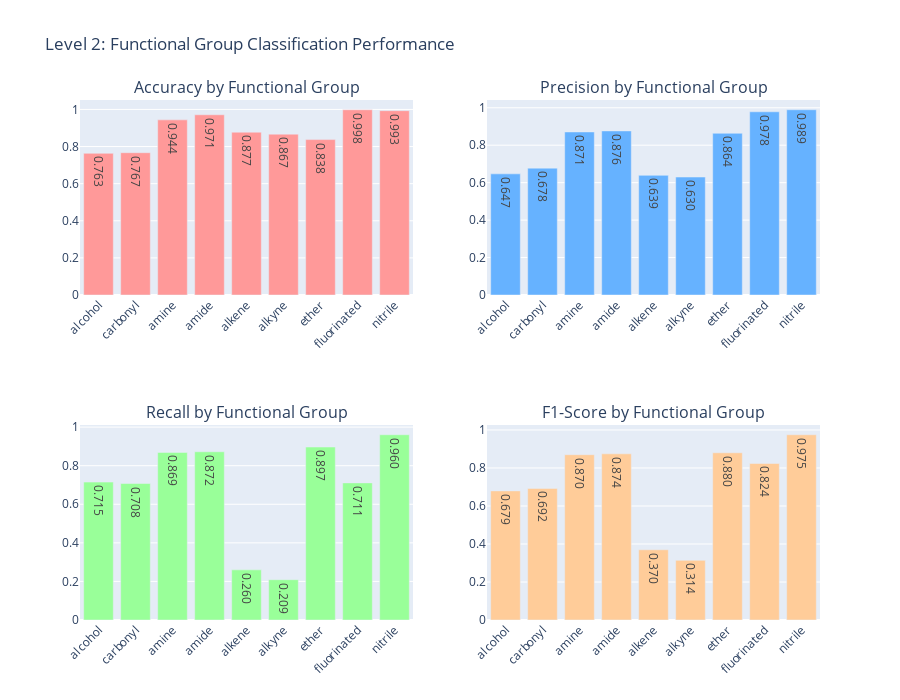

Here is the notebook cell this chart was saved with:
### Markdown cell above
### 📊 Level 2 Performance Visualization

### Code cell
# Create Level 2 performance visualization
fig = make_subplots(
    rows=2, cols=2,
    subplot_titles=('Accuracy by Functional Group', 'Precision by Functional Group', 
                   'Recall by Functional Group', 'F1-Score by Functional Group')
)

metrics_l2 = ['Accuracy', 'Precision', 'Recall', 'F1-Score']
colors_l2 = ['#FF9999', '#66B2FF', '#99FF99', '#FFCC99']

for i, metric in enumerate(metrics_l2):
    row = (i // 2) + 1
    col = (i % 2) + 1
    
    fig.add_trace(
        go.Bar(
            x=results_df['Group'],
            y=results_df[metric],
            name=metric,
            marker_color=colors_l2[i],
            text=[f'{val:.3f}' for val in results_df[metric]],
            textposition='auto'
        ),
        row=row, col=col
    )

fig.update_layout(
    title_text='Level 2: Functional Group Classification Performance',
    showlegend=False,
    height=700
)

# Rotate x-axis labels
fig.update_xaxes(tickangle=-45)

fig.show()

print('📊 Level 2 performance charts created!')

### Figure 1 — Plotly figure (JSON) as saved in the notebook; plotly's stock layout.template omitted (floating-point values rounded to 4 significant figures)
{"data": [{"marker": {"color": "#FF9999"}, "name": "Accuracy", "text": ["0.763", "0.767", "0.944", "0.971", "0.877", "0.867", "0.838", "0.998", "0.993"], "textposition": "auto", "type": "bar", "x": ["alcohol", "carbonyl", "amine", "amide", "alkene", "alkyne", "ether", "fluorinated", "nitrile"], "xaxis": "x", "y": [0.7634, 0.7669, 0.9439, 0.9713, 0.8775, 0.8668, 0.8376, 0.9984, 0.9934], "yaxis": "y"}, {"marker": {"color": "#66B2FF"}, "name": "Precision", "text": ["0.647", "0.678", "0.871", "0.876", "0.639", "0.630", "0.864", "0.978", "0.989"], "textposition": "auto", "type": "bar", "x": ["alcohol", "carbonyl", "amine", "amide", "alkene", "alkyne", "ether", "fluorinated", "nitrile"], "xaxis": "x2", "y": [0.647, 0.6775, 0.8709, 0.8763, 0.639, 0.63, 0.8637, 0.9785, 0.9894], "yaxis": "y2"}, {"marker": {"color": "#99FF99"}, "name": "Recall", "text": ["0.715", "0.708", "0.869", "0.872", "0.260", "0.209", "0.897", "0.711", "0.960"], "textposition": "auto", "type": "bar", "x": ["alcohol", "carbonyl", "amine", "amide", "alkene", "alkyne", "ether", "fluorinated", "nitrile"], "xaxis": "x3", "y": [0.7149, 0.7076, 0.8687, 0.8722, 0.2599, 0.209, 0.8968, 0.7109, 0.9605], "yaxis": "y3"}, {"marker": {"color": "#FFCC99"}, "name": "F1-Score", "text": ["0.679", "0.692", "0.870", "0.874", "0.370", "0.314", "0.880", "0.824", "0.975"], "textposition": "auto", "type": "bar", "x": ["alcohol", "carbonyl", "amine", "amide", "alkene", "alkyne", "ether", "fluorinated", "nitrile"], "xaxis": "x4", "y": [0.6793, 0.6922, 0.8698, 0.8743, 0.3695, 0.3139, 0.8799, 0.8235, 0.9747], "yaxis": "y4"}], "layout": {"annotations": [{"font": {"size": 16}, "showarrow": false, "text": "Accuracy by Functional Group", "x": 0.225, "xanchor": "center", "xref": "paper", "y": 1, "yanchor": "bottom", "yref": "paper"}, {"font": {"size": 16}, "showarrow": false, "text": "Precision by Functional Group", "x": 0.775, "xanchor": "center", "xref": "paper", "y": 1, "yanchor": "bottom", "yref": "paper"}, {"font": {"size": 16}, "showarrow": false, "text": "Recall by Functional Group", "x": 0.225, "xanchor": "center", "xref": "paper", "y": 0.375, "yanchor": "bottom", "yref": "paper"}, {"font": {"size": 16}, "showarrow": false, "text": "F1-Score by Functional Group", "x": 0.775, "xanchor": "center", "xref": "paper", "y": 0.375, "yanchor": "bottom", "yref": "paper"}], "height": 700, "showlegend": false, "title": {"text": "Level 2: Functional Group Classification Performance"}, "xaxis": {"anchor": "y", "domain": [0, 0.45], "tickangle": -45}, "xaxis2": {"anchor": "y2", "domain": [0.55, 1], "tickangle": -45}, "xaxis3": {"anchor": "y3", "domain": [0, 0.45], "tickangle": -45}, "xaxis4": {"anchor": "y4", "domain": [0.55, 1], "tickangle": -45}, "yaxis": {"anchor": "x", "domain": [0.625, 1]}, "yaxis2": {"anchor": "x2", "domain": [0.625, 1]}, "yaxis3": {"anchor": "x3", "domain": [0, 0.375]}, "yaxis4": {"anchor": "x4", "domain": [0, 0.375]}}}
